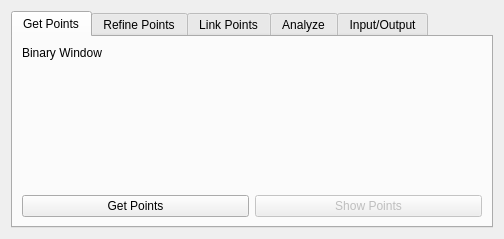
<?xml version="1.0" encoding="UTF-8"?>
<ui version="4.0">
 <class>AlgorithmGui</class>
 <widget class="QWidget" name="AlgorithmGui">
  <property name="geometry">
   <rect>
    <x>0</x>
    <y>0</y>
    <width>504</width>
    <height>239</height>
   </rect>
  </property>
  <property name="windowTitle">
   <string>Flika - Pynsight Plugin</string>
  </property>
  <layout class="QGridLayout" name="gridLayout_2">
   <item row="0" column="0">
    <layout class="QHBoxLayout" name="horizontalLayout">
     <item>
      <widget class="QTabWidget" name="analyze_tab_widget">
       <property name="sizePolicy">
        <sizepolicy hsizetype="Expanding" vsizetype="Expanding">
         <horstretch>0</horstretch>
         <verstretch>0</verstretch>
        </sizepolicy>
       </property>
       <property name="currentIndex">
        <number>0</number>
       </property>
       <widget class="QWidget" name="tab">
        <attribute name="title">
         <string>Get Points</string>
        </attribute>
        <layout class="QGridLayout" name="gridLayout_3">
         <item row="0" column="0">
          <layout class="QVBoxLayout" name="verticalLayout_2">
           <item>
            <layout class="QGridLayout" name="gridLayout">
             <property name="sizeConstraint">
              <enum>QLayout::SetMinimumSize</enum>
             </property>
             <item row="1" column="2">
              <widget class="QLabel" name="label_2">
               <property name="text">
                <string>Binary Window</string>
               </property>
              </widget>
             </item>
             <item row="1" column="3">
              <layout class="QGridLayout" name="gridLayout_11"/>
             </item>
            </layout>
           </item>
          </layout>
         </item>
         <item row="2" column="0">
          <layout class="QGridLayout" name="gridLayout_12">
           <item row="0" column="0">
            <widget class="QPushButton" name="getPointsButton">
             <property name="text">
              <string>Get Points</string>
             </property>
            </widget>
           </item>
           <item row="0" column="1">
            <widget class="QPushButton" name="showPointsButton">
             <property name="enabled">
              <bool>false</bool>
             </property>
             <property name="text">
              <string>Show Points</string>
             </property>
            </widget>
           </item>
          </layout>
         </item>
         <item row="1" column="0">
          <spacer name="verticalSpacer">
           <property name="orientation">
            <enum>Qt::Vertical</enum>
           </property>
           <property name="sizeHint" stdset="0">
            <size>
             <width>20</width>
             <height>40</height>
            </size>
           </property>
          </spacer>
         </item>
        </layout>
       </widget>
       <widget class="QWidget" name="tab_2">
        <attribute name="title">
         <string>Refine Points</string>
        </attribute>
        <layout class="QGridLayout" name="gridLayout_5">
         <item row="0" column="0">
          <widget class="QGroupBox" name="circle_clusters_groupbox">
           <property name="title">
            <string>Fit 2D gaussians to each point</string>
           </property>
           <layout class="QGridLayout" name="gridLayout_6">
            <item row="0" column="0">
             <layout class="QGridLayout" name="gridLayout_4">
              <item row="2" column="0">
               <widget class="QLabel" name="label_3">
                <property name="text">
                 <string>Width of Gaussian for Fitting (pxls)</string>
                </property>
               </widget>
              </item>
              <item row="3" column="1">
               <widget class="QDoubleSpinBox" name="gauss_amp_spinbox">
                <property name="minimum">
                 <double>1.000000000000000</double>
                </property>
                <property name="maximum">
                 <double>1000.000000000000000</double>
                </property>
                <property name="value">
                 <double>50.000000000000000</double>
                </property>
               </widget>
              </item>
              <item row="0" column="0">
               <widget class="QLabel" name="label_5">
                <property name="text">
                 <string>Number of Points</string>
                </property>
               </widget>
              </item>
              <item row="2" column="1">
               <widget class="QDoubleSpinBox" name="gauss_sigma_spinbox">
                <property name="value">
                 <double>1.000000000000000</double>
                </property>
               </widget>
              </item>
              <item row="1" column="0">
               <widget class="QLabel" name="label">
                <property name="text">
                 <string>Blurred Window</string>
                </property>
               </widget>
              </item>
              <item row="0" column="1">
               <widget class="QLabel" name="num_pts_label">
                <property name="text">
                 <string>0</string>
                </property>
               </widget>
              </item>
              <item row="3" column="0">
               <widget class="QLabel" name="label_4">
                <property name="text">
                 <string>Amp of Gaussian for Fitting</string>
                </property>
               </widget>
              </item>
              <item row="1" column="1">
               <layout class="QGridLayout" name="gridLayout_9"/>
              </item>
             </layout>
            </item>
           </layout>
          </widget>
         </item>
         <item row="2" column="0">
          <layout class="QGridLayout" name="gridLayout_13">
           <item row="0" column="1">
            <widget class="QPushButton" name="refine_points_button">
             <property name="text">
              <string>Refine Points</string>
             </property>
            </widget>
           </item>
           <item row="0" column="2">
            <widget class="QPushButton" name="showPointsButton2">
             <property name="enabled">
              <bool>false</bool>
             </property>
             <property name="text">
              <string>Show Points</string>
             </property>
            </widget>
           </item>
           <item row="0" column="0">
            <widget class="QPushButton" name="skip_refine_button">
             <property name="text">
              <string>Skip Refining Points</string>
             </property>
            </widget>
           </item>
          </layout>
         </item>
         <item row="1" column="0">
          <spacer name="verticalSpacer_2">
           <property name="orientation">
            <enum>Qt::Vertical</enum>
           </property>
           <property name="sizeHint" stdset="0">
            <size>
             <width>20</width>
             <height>40</height>
            </size>
           </property>
          </spacer>
         </item>
        </layout>
       </widget>
       <widget class="QWidget" name="tab_3">
        <attribute name="title">
         <string>Link Points</string>
        </attribute>
        <layout class="QGridLayout" name="gridLayout_7">
         <item row="0" column="0">
          <layout class="QVBoxLayout" name="verticalLayout">
           <item>
            <widget class="QGroupBox" name="groupBox_4">
             <property name="title">
              <string>Link points in different frames</string>
             </property>
             <layout class="QGridLayout" name="gridLayout_8">
              <item row="0" column="0">
               <layout class="QVBoxLayout" name="filter_clusters_layout">
                <item>
                 <widget class="QLabel" name="label_6">
                  <property name="text">
                   <string>Number of Tracks</string>
                  </property>
                 </widget>
                </item>
               </layout>
              </item>
              <item row="0" column="1">
               <widget class="QLabel" name="num_tracks_label">
                <property name="text">
                 <string>0</string>
                </property>
               </widget>
              </item>
              <item row="1" column="0">
               <widget class="QLabel" name="label_7">
                <property name="text">
                 <string>Number of Gap Frames Allowed Between Points</string>
                </property>
               </widget>
              </item>
              <item row="2" column="0">
               <widget class="QLabel" name="label_8">
                <property name="text">
                 <string>Max Distance to Link Points (pxls)</string>
                </property>
               </widget>
              </item>
              <item row="1" column="1">
               <widget class="QSpinBox" name="maxFramesSkippedSpinBox">
                <property name="minimum">
                 <number>0</number>
                </property>
                <property name="value">
                 <number>1</number>
                </property>
               </widget>
              </item>
              <item row="2" column="1">
               <widget class="QDoubleSpinBox" name="maxDistanceSpinBox">
                <property name="value">
                 <double>3.000000000000000</double>
                </property>
               </widget>
              </item>
             </layout>
            </widget>
           </item>
          </layout>
         </item>
         <item row="2" column="0">
          <layout class="QGridLayout" name="gridLayout_14">
           <item row="0" column="0">
            <widget class="QPushButton" name="link_points_button">
             <property name="text">
              <string>Link Points</string>
             </property>
            </widget>
           </item>
           <item row="0" column="1">
            <widget class="QPushButton" name="showTracksButton">
             <property name="enabled">
              <bool>false</bool>
             </property>
             <property name="text">
              <string>Show Tracks</string>
             </property>
            </widget>
           </item>
          </layout>
         </item>
         <item row="1" column="0">
          <spacer name="verticalSpacer_3">
           <property name="orientation">
            <enum>Qt::Vertical</enum>
           </property>
           <property name="sizeHint" stdset="0">
            <size>
             <width>20</width>
             <height>40</height>
            </size>
           </property>
          </spacer>
         </item>
        </layout>
       </widget>
       <widget class="QWidget" name="analyze_tab">
        <attribute name="title">
         <string>Analyze</string>
        </attribute>
        <widget class="QWidget" name="gridLayoutWidget">
         <property name="geometry">
          <rect>
           <x>10</x>
           <y>10</y>
           <width>451</width>
           <height>171</height>
          </rect>
         </property>
         <layout class="QGridLayout" name="gridLayout_10">
          <item row="0" column="0">
           <widget class="QPushButton" name="create_SLD_button">
            <property name="text">
             <string>Mean Single Lag Displacement Histogram</string>
            </property>
           </widget>
          </item>
          <item row="0" column="1">
           <spacer name="horizontalSpacer">
            <property name="orientation">
             <enum>Qt::Horizontal</enum>
            </property>
            <property name="sizeHint" stdset="0">
             <size>
              <width>40</width>
              <height>20</height>
             </size>
            </property>
           </spacer>
          </item>
          <item row="1" column="0">
           <widget class="QPushButton" name="create_MSD_button">
            <property name="text">
             <string>Mean Squared Displacement Per Lag</string>
            </property>
           </widget>
          </item>
          <item row="2" column="0">
           <layout class="QFormLayout" name="formLayout">
            <item row="0" column="0">
             <widget class="QLabel" name="micronsPixelLabel">
              <property name="text">
               <string>microns/pixel</string>
              </property>
             </widget>
            </item>
            <item row="0" column="1">
             <widget class="QDoubleSpinBox" name="microns_per_pixel_SpinBox">
              <property name="decimals">
               <number>3</number>
              </property>
              <property name="minimum">
               <double>0.001000000000000</double>
              </property>
              <property name="maximum">
               <double>10000.000000000000000</double>
              </property>
              <property name="singleStep">
               <double>0.010000000000000</double>
              </property>
              <property name="value">
               <double>0.160000000000000</double>
              </property>
             </widget>
            </item>
            <item row="1" column="0">
             <widget class="QLabel" name="secondsFrameLabel">
              <property name="text">
               <string>seconds/frame</string>
              </property>
             </widget>
            </item>
            <item row="1" column="1">
             <widget class="QDoubleSpinBox" name="seconds_per_frame_SpinBox">
              <property name="value">
               <double>0.100000000000000</double>
              </property>
             </widget>
            </item>
           </layout>
          </item>
         </layout>
        </widget>
       </widget>
       <widget class="QWidget" name="tab_4">
        <attribute name="title">
         <string>Input/Output</string>
        </attribute>
        <widget class="QWidget" name="gridLayoutWidget_7">
         <property name="geometry">
          <rect>
           <x>9</x>
           <y>9</y>
           <width>461</width>
           <height>181</height>
          </rect>
         </property>
         <layout class="QGridLayout" name="gridLayout_15">
          <item row="0" column="0">
           <widget class="QPushButton" name="save_insight_button">
            <property name="text">
             <string>Save tracks as insight file</string>
            </property>
           </widget>
          </item>
          <item row="1" column="0">
           <widget class="QPushButton" name="savetracksjson_button">
            <property name="text">
             <string>Save tracks as json</string>
            </property>
           </widget>
          </item>
          <item row="2" column="0">
           <widget class="QPushButton" name="savetracksCSV_button">
            <property name="text">
             <string>Save tracks as CSV</string>
            </property>
           </widget>
          </item>          
          <item row="3" column="0">
           <widget class="QPushButton" name="loadtracksjson_button">
            <property name="text">
             <string>Load json tracks</string>
            </property>
           </widget>
          </item>
         </layout>
        </widget>
       </widget>
      </widget>
     </item>
    </layout>
   </item>
  </layout>
 </widget>
 <resources/>
 <connections/>
</ui>
